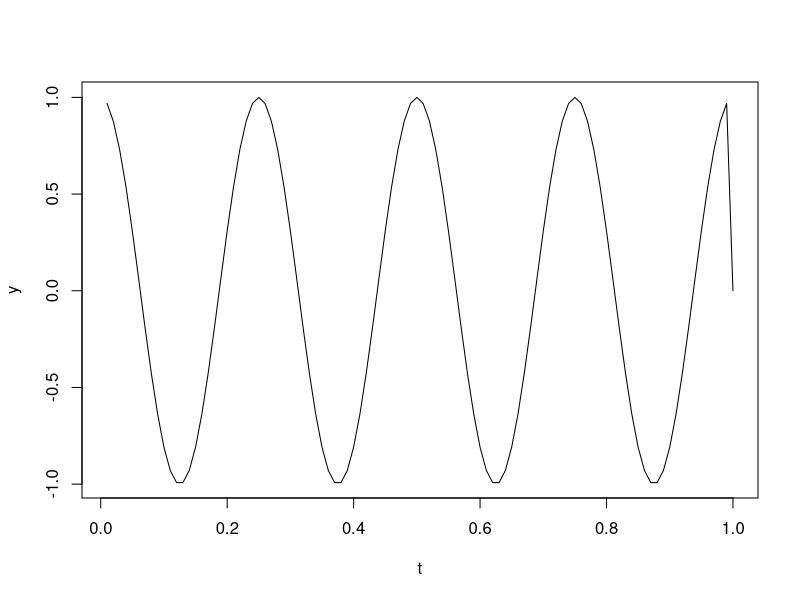
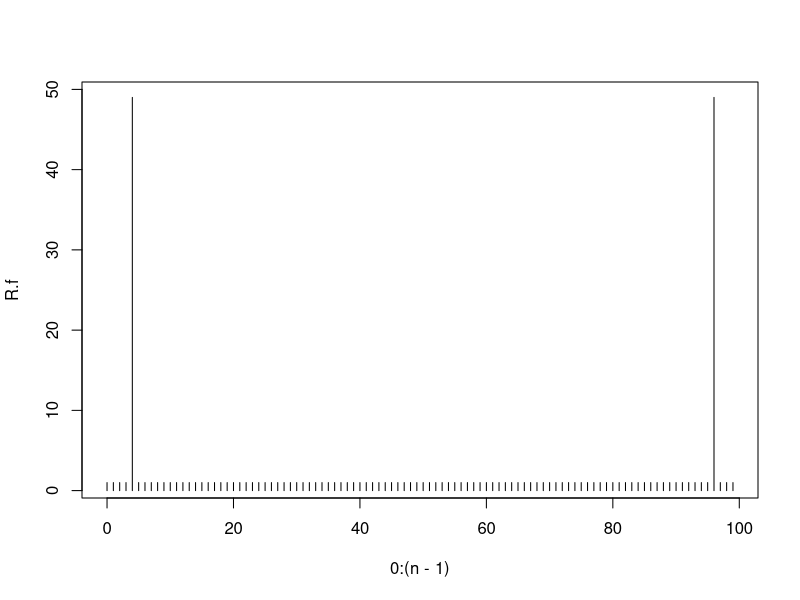
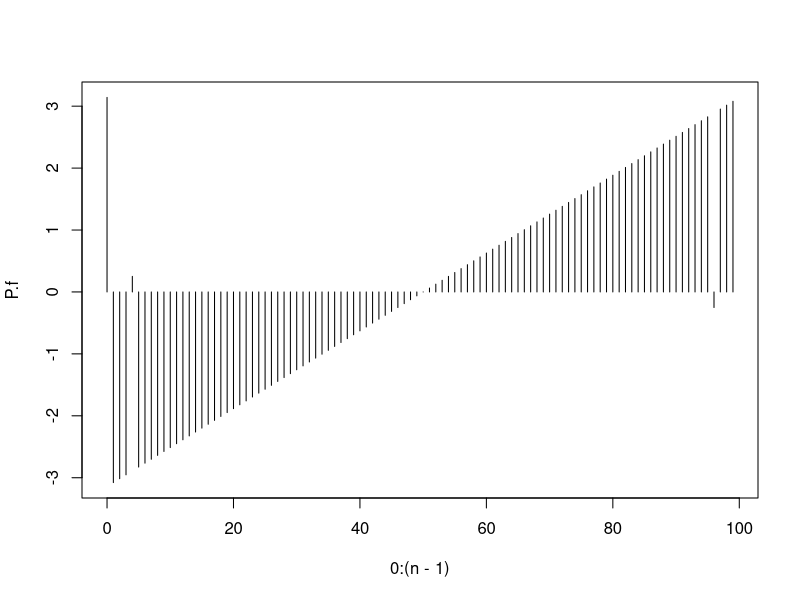
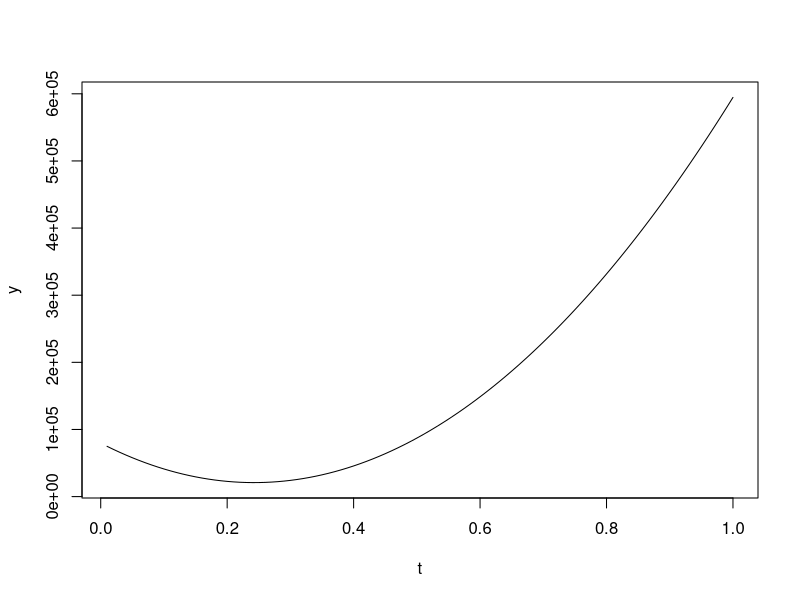
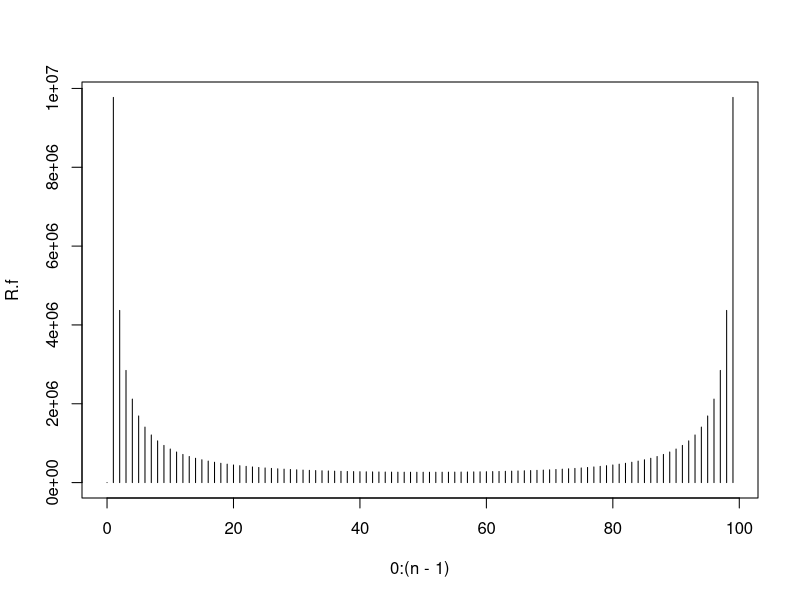
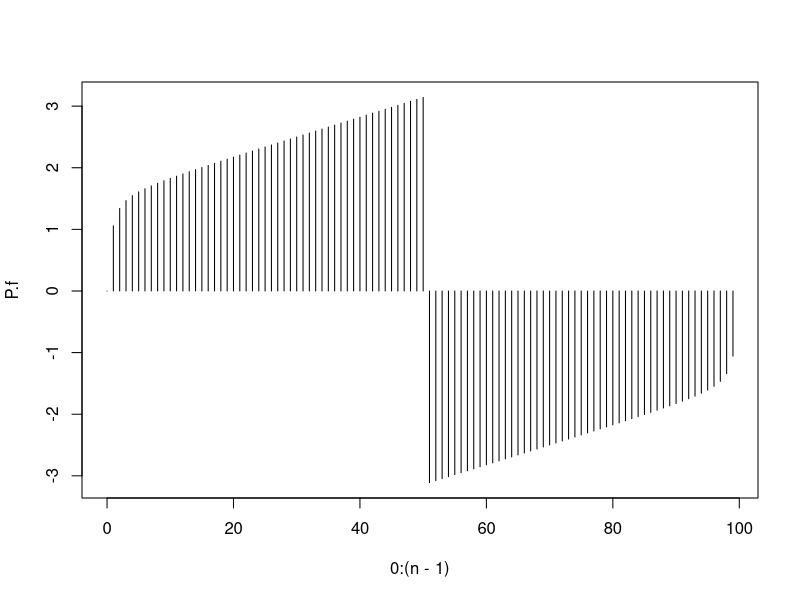
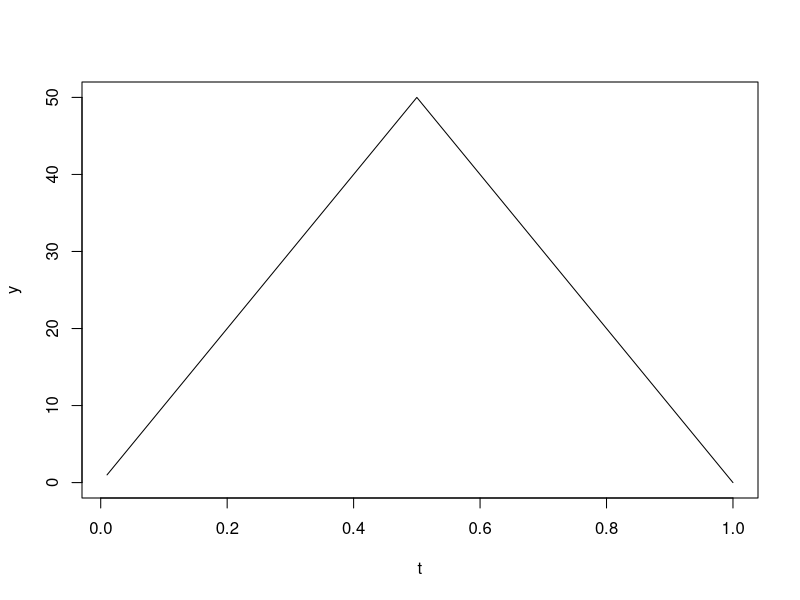
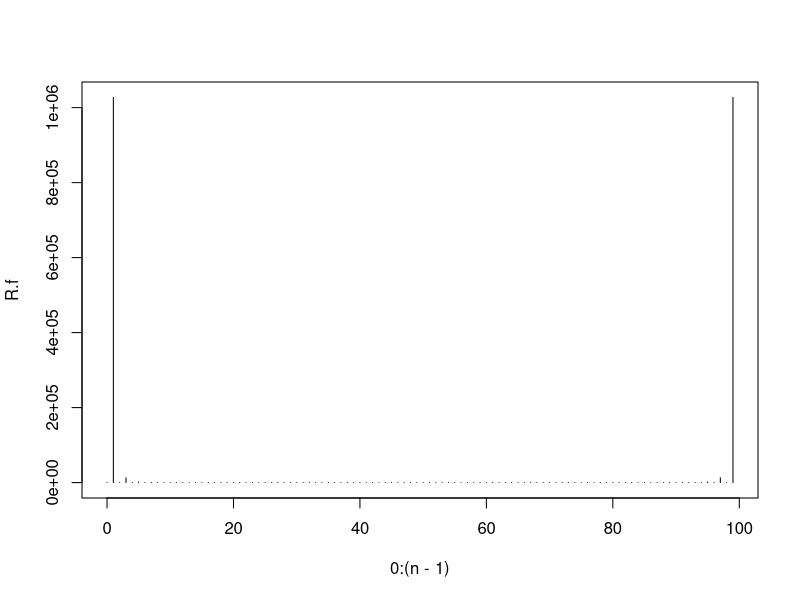

The R source for these figures, in order: (Note: this script raises an error after producing the figures.)
# Function 1 ( Bloomfield P. 52 Truncated Sinusoid) - simple sinusoidal with frequency f_0
# Fourier transform vanishes if f neq f_0
fun1 <- function(t, m, n, f_0, phi) {
  x.t <- rep(0, n)
  
  for(i in 1:n) {
    if (i >= 0 && i < m)
      x.t[i] <- cos(2*pi*(f_0 * t[i] + phi))
    else
      x.t[i] <- 0
  }
  
  return(x.t)
}

m <- 100#75
n <- 100
f_0 <- 4 #0.25
phi <- 0
t <- seq(0, 1, by=1/n)[-1]
y <- fun1(t, m, n, f_0, phi)
plot(t, y, t='l')

# Fourier transform
d.f <- fft(y)
# Amplitude
R.f <- Mod(d.f)
# Phase
P.f <- Arg(d.f)
# Periodogram
I.f <- n * R.f^2

# Plot Periodogram
# Non zero at all of the fourier frequencies (f_j = j/n), even if f_0 is itself a fourier frequency 
plot(0:(n-1), R.f, type='h') #, ylim = c(0,1))
plot(0:(n-1), P.f, type='h')

# Function 2 ( Bloomfield P. 52 Quadratic function)
fun2 <- function(t, n) {
  x.t <- rep(0, n)
  
  for(i in 1:n) {
      nN <- 0L:(n-1)
      x.t[i] <- sum((i - (nN-1)/2)^2)
  }
  
  return(x.t)
}

n <- 100
t <- seq(0, 1, by=1/n)[-1]
y <- fun2(t, n)
plot(t, y, t='l')

# Fourier transform
y <- y-mean(y)
d.f <- fft(y)

# Amplitude
R.f <- Mod(d.f)
P.f <- Arg(d.f)
# Periodogram
I.f <- n * R.f^2

# Plot Periodogram
plot(0:(n-1), R.f, type='h') #, ylim = c(0,1))
plot(0:(n-1), P.f, type='h') #, ylim = c(0,1))


# Function 3 ( Bloomfield P. 52 Triangle Wave)
fun3 <- function(t, n) {
  x.t <- rep(0, n)
  
  for(i in 1:n) {
    if (i >= 0 && i <= n/2)
      x.t[i] <- i
    else
      x.t[i] <- n-i
  }
  
  return(x.t)
}

n <- 100
t <- seq(0, 1, by=1/n)[-1]
y <- fun3(t, n)
plot(t, y, t='l')

# Fourier transform
y <- y-mean(y)
d.f <- fft(y)

# Amplitude
R.f <- d.f * Conj(d.f)
# Periodogram
I.f <- n * R.f^2

# Plot Periodogram
plot(0:(n-1), R.f, type='h') #, ylim = c(0,1))

# Function 4 ( Bloomfield P. 47 Single impulse)
fun4 <- function(t, n) {
  x.t <- rep(0, n)
  set.seed(2^10)
  t_0 <- round(runif(1, 0, n), 0)
  for(i in 1:n) {
    if (i == t_0)
      x.t[i] <- 1
  }
  
  return(x.t)
}

n <- 100
t <- seq(0, 1, by=1/n)[-1]
y <- fun4(t, n)
plot(t, y, t='l')

# Fourier transform
y <- y-mean(y)
d.f <- fft(y)

# Amplitude
R.f <- d.f * Conj(d.f)
# Phase
P.f <- Arg(d.f)
# Periodogram
I.f <- n * R.f^2

# Plot Periodogram
plot(0:(n-1), R.f, type='h') #, ylim = c(0,1))
plot(0:(n-1), P.f, type='h') #, ylim = c(0,1))

# Function 5 ( Bloomfield P. 48 Step Function)
set.seed(2^10)
n <- 100
t_0 <- round(runif(1, 0, n), 0)
fun5 <- function(t, n) {
  x.t <- rep(0, n)
  for(i in 1:n) {
    if (i < t_0)
      x.t[i] <- 1
  }
  
  return(x.t)
}

t <- seq(0, 1, by=1/n)[-1]
y <- fun5(t, n)
plot(t, y, t='l')

# Fourier transform
y <- y-mean(y)
d.f <- fft(y)

# Amplitude
R.f <- Mod(d.f)
# Phase
P.f <- Arg(d.f)
# Periodogram
I.f <- n * R.f^2

# Plot Periodogram
plot(0:(n-1), R.f, type='l') #, ylim = c(0,1))
# Amplitude is dirichlet kernel which decays roughly as 1/f
plot(0:(n-1), P.f, type='h') #, ylim = c(0,1))

# Dirichlet kernel
D_n <- function(n, f, plot=FALSE) {
  x <- f
  y <- sin((n+1/2) * x) / (sin(x/2))
  
  if (plot)
    plot(x, y, t='l')

  return(y)
}

m <- 1
f <- 1:(n-1)
D_n(m, f, TRUE)
m <- 10
f <- 1:(n-1)
D_n(m, f, TRUE)

m <- t_0
y <- (m/n) * abs(D_n(m, f))
plot(f, y, t='l')

fun4 <- function(t, n) {
  x.t <- rep(0, n)
  set.seed(2^10)
  t_0 <- round(runif(1, 0, n), 0)
  for(i in 1:n) {
    if (i == t_0)
      x.t[i] <- 1
  }
  
  return(x.t)
}

n <- 100
t <- seq(0, 1, by=1/n)[-1]
y <- fun4(t, n)
plot(t, y, t='l')

# Fourier transform
y <- y-mean(y)
d.f <- fft(y)

# Amplitude
R.f <- d.f * Conj(d.f)
# Phase
P.f <- Arg(d.f)
# Periodogram
I.f <- n * R.f^2

# Plot Periodogram
plot(0:(n-1), R.f, type='h') #, ylim = c(0,1))
plot(0:(n-1), P.f, type='h') #, ylim = c(0,1))

# Function 6 ( Bloomfield P. 48 Straight Line)
fun6 <- function(t, n) {
  x.t <- rep(0, n)
  for(i in 1:n) {
      x.t[i] <- i - (n-1) / 2
  }
  
  return(x.t)
}

n <- 100
t <- seq(0, n-1, by=1)
y <- fun6(t, n)
plot(t, y, t='l')

# Fourier transform
y <- y-mean(y)
d.f <- fft(y)
# Amplitude
R.f <- Mod(d.f)
# Phase
P.f <- Arg(d.f)
# Periodogram
I.f <- n * R.f^2

# Plot Periodogram
plot(0:(n-1), R.f, type='l') #, ylim = c(0,1))
# amplitude decays with 1/f

# Amplitude decays like the following function
ff <- function (x) {
  y <- (pi * x * cos(pi * x) - sin(pi * x))/ (pi * x)^2
  return (y)
}

x <- seq(-4, 4, by=0.001)
y <- ff(x)
plot(x, y, t='l')

plot(0:(n-1), P.f, type='h') #, ylim = c(0,1))


# Dirichlet kernel
D_n <- function(n, f, plot=FALSE) {
  x <- f
  y <- sin((n+1/2) * x) / (sin(x/2))
  
  if (plot)
    plot(x, y, t='l')
  
  return(y)
}

m <- 1
f <- 1:(n-1)
D_n(m, f, TRUE)
m <- 10
f <- 1:(n-1)
D_n(m, f, TRUE)

m <- t_0
y <- (m/n) * abs(D_n(m, f))
plot(f, y, t='l')

# Function 6 ( Bloomfield P. 49 shifted series)

funShift <- function(x, h) {
  n <- length(x)
  y <- rep(0, n)
  for (t in 1L:n) {
    i <- ((t+h) %%n)  + 1
    y[t] <- x[i]
  }
  
  return(y)
}

n <- 100
f <- 1
y <- sin(2*pi*f*x)
plot(x, y, t='l')
y.shifted <- funShift(y, 8)
lines(x, y.shifted, col='red', lty=2)

# Fourier transform
d.f <- fft(y)
d.f.shifted <- fft(y.shifted)

# Amplitude
R.f <- Mod(d.f)
R.f.shifted <- Mod(d.f.shifted)

# Phase
P.f <- Arg(d.f)
P.f.shifted <- Arg(d.f.shifted)

# Periodogram
I.f <- n * R.f^2
I.f.shifted <- n * R.f.shifted^2

# Plot Periodogram
plot(0:(n-1), R.f, type='l') #, ylim = c(0,1))
lines(0:(n-1), R.f.shifted, col='red', lty=2)

# amplitude decays with 1/f
plot(0:(n-1), P.f, type='l') #, ylim = c(0,1))
lines(0:(n-1), P.f.shifted, type='l', col=2, lty=2)

# Function 7 ( Bloomfield P. 49 symmetric series)

funSymmetry <- function(x, anti=FALSE) {
  n <- length(x)
  y <- rep(0, n)
  for (t in 1L:n) {
    if (anti)
      y[t] <- -1 * x[t]
    else
      y[t] <- x[t]
  }
  
  return(y)
}

n <- 100
x <- seq(0, by=1/n, length.out=n)
f1 <- 1
f2 <- 3
y <- 2*sin(2*pi*f1*x) + 0.5 * sin(2*pi*f2*x)
y.sym <- funSymmetry(y)
y.antisym <- funSymmetry(y, TRUE)
plot(x, y, t='l', xlim=c(min(-x), max(x)))
lines(-x, y.sym, col='red', lty=2)
lines(-x, y.antisym, col='green', lty=2)


# Fourier transform
d.f <- fft(y)
round(d.f) # Amplitude purely imaginary

d.f.sym <- fft(y.sym)
round(d.f.sym)

d.f.antisym <- fft(y.antisym)
round(d.f.antisym)

# Amplitude
R.f <- Mod(d.f)
R.f.sym <- Mod(d.f.sym)

# Phase
P.f <- Arg(d.f)
P.f.sym <- Arg(d.f.sym)

# Periodogram
I.f <- n * R.f^2
I.f.sym <- n * R.f.sym^2

# Plot Periodogram
plot(0:(n-1), R.f, type='l') #, ylim = c(0,1))
lines(0:(n-1), R.f.sym, col='red', lty=2)

# amplitude decays with 1/f
plot(0:(n-1), P.f, type='l') #, ylim = c(0,1))
lines(0:(n-1), P.f.sym, type='l', col=2, lty=2)



# Function 8 ( Bloomfield P. 49 periodic series: if more than 1 cycle in t=(0,1))
n <- 100
t <- seq(0, by=1/n, length.out=n)
f <- 1
y <- sin(2*pi*f*t)

plot(t, y, t='l')

# take 3 periodic cycles
t2 <- seq(0, by=1/n, length.out=3*n)
f <- 1
y2 <- sin(2*pi*f*t2)

plot(t2, y2, t='l')

# Fourier transform
d.f <- fft(y)
# Amplitude
R.f <- Mod(d.f)
# Phase
P.f <- Arg(d.f)
# Periodogram
I.f <- n * R.f^2

# Plot Periodogram
plot(0:(n-1), R.f, type='l') #, ylim = c(0,1))
# amplitude decays with 1/f
plot(0:(n-1), P.f, type='h') #, ylim = c(0,1))

# Fourier transform
d.f2 <- fft(y2)
# Amplitude
R.f2 <- Mod(d.f2)
# Phase
P.f2 <- Arg(d.f2)
# Periodogram
I.f2 <- n * R.f2^2

# Plot Periodogram
n2 <- length(d.f2)
plot(0:(n2-1), R.f2, type='l', xlim = c(0,n)) #, ylim = c(0,1))
# Fourier transform of the fundamental frequency is only non-zero.

# amplitude decays with 1/f
plot(0:(n2-1), P.f2, type='h', xlim = c(0, n)) #, ylim = c(0,1))


# 


# White noise and Red noise
----------------------------

#https://atmos.washington.edu/~breth/classes/AM582/lect/lect8-notes.pdf
# White noise has zero mean, constant variance, and is uncorrelated in time

n <- 100
w <- white_noise <- rnorm(n)
y <- w-mean(w)

plot(w, t='l')

# Fourier transform
d.f <- fft(y)

# Amplitude
R.f <- d.f * Conj(d.f)
# Periodogram
I.f <- n * R.f^2

# Plot Periodogram
plot(0:(n-1), R.f, pch=8) #, ylim = c(0,1))

# Red noise has zero mean, constant variance, and is serially correlated in time,
# such that the lag-1 autocorrelation between two successive time samples has
# correlation coefficient 0 < r < 1
red_noise <- function(n, w, cc) { #cc: correlation co-efficient
  r <- rep(0, n)
  r[1] = w[1]
  for (t in 2:n) {
    r[t] = cc * w[t-1] + sqrt(1-cc^2) * w[t]
  }
  
  return(r)
}

cc <- 0.75
r <- red_noise(n, w, cc)

y2 <- r-mean(r)
plot(y2, t='l')
lines(w, col='red')

# Fourier transform
d.f2 <- fft(y2)

# Amplitude
R.f2 <- d.f2 * Conj(d.f2)
# Periodogram
I.f2 <- n * R.f^2

# Plot Periodogram
plot(0:(n-1), R.f2, pch=8) #, ylim = c(0,1))
# low frequency amplitude is higher


